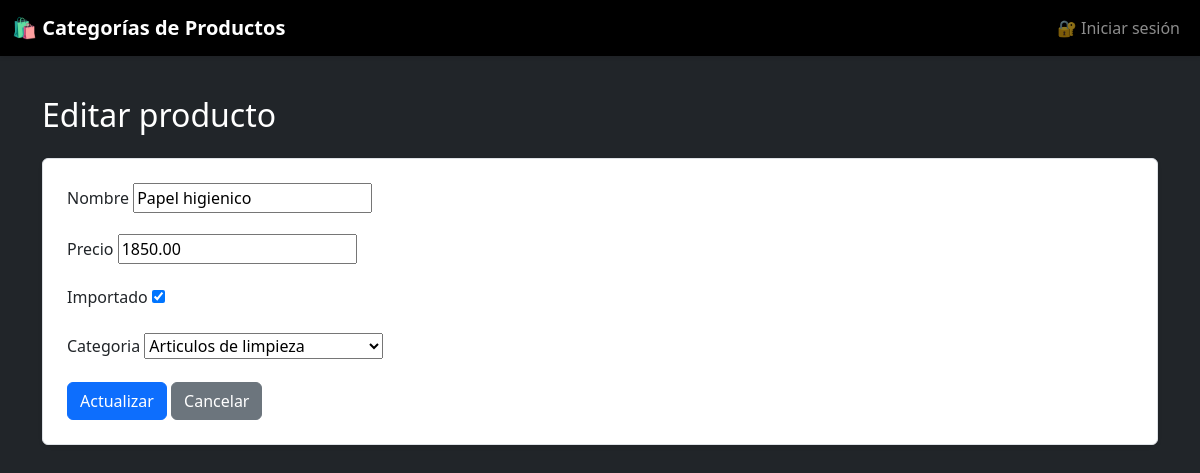
Page /editar/8/ on the earlier database version.
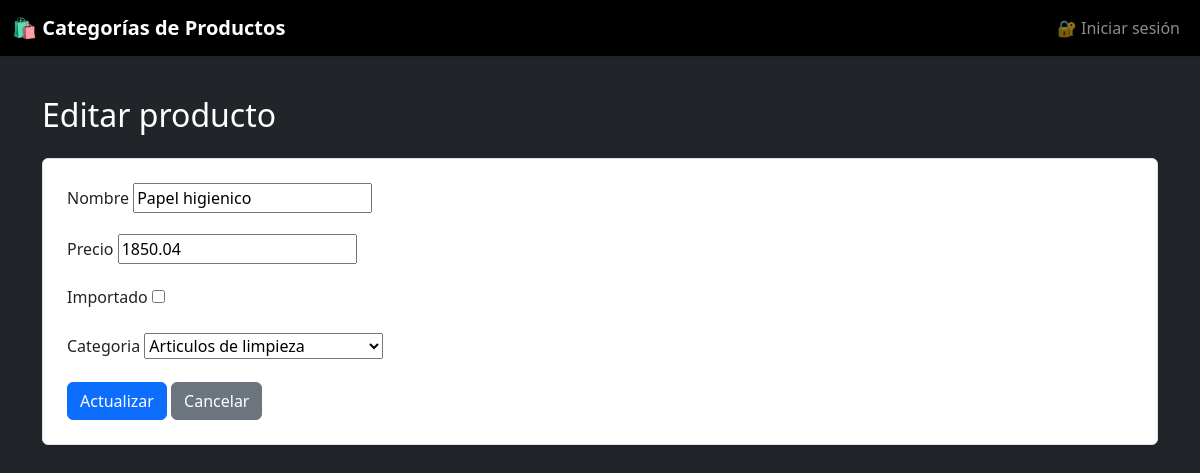
Same page on the later database version.
### control_productos/models.py (models this page shows, shortened)
class Producto(models.Model):
    nombre = models.CharField(max_length=100)
    precio = models.DecimalField(max_digits=10, decimal_places=2)
    importado = models.BooleanField(default=False)

### control_productos/views.py (the view)
# urls.py: path('editar/<int:pk>/', views.editar_producto, name='editar_producto'),
def editar_producto(request, pk):
    producto = get_object_or_404(Producto, pk=pk)
    if request.method == 'POST':
        form = ProductoForm(request.POST, instance=producto)
        if form.is_valid():
            producto_actualizado = form.save()
            return redirect('productos_por_categoria', categoria_id=producto_actualizado.categoria.id)
    else:
        form = ProductoForm(instance=producto)
    return render(request, 'control_productos/editar_producto.html', {'form': form})

### control_productos/forms.py
class ProductoForm(forms.ModelForm):
    class Meta:
        model = Producto
        fields = ['nombre', 'precio', 'importado', 'categoria']

### control_productos/models.py (called while the page is built)
    def __str__(self):
        return self.nombre

### control_productos/templates/control_productos/editar_producto.html (shortened to what this page needs)
{% extends 'control_productos/base.html' %}
{% block content %}
<h2 class="mb-4">Editar producto</h2>
<form method="post" class="border p-4 bg-white shadow-sm rounded">
    {% for field in form %}
        <div class="mb-3">
            <label for="{{ field.id_for_label }}" class="form-label text-dark">
                {{ field.label }}
            </label>
            {{ field }}
        </div>
    {% endfor %}
    <button type="submit" class="btn btn-primary">Actualizar</button>
    <a href="{% url 'inicio' %}" class="btn btn-secondary">Cancelar</a>
</form>
{% endblock %}

Differences in the rows shown:
changed Producto "Papel higienico": precio "1850.00" → "1850.04"; importado "☑" → "☐"
